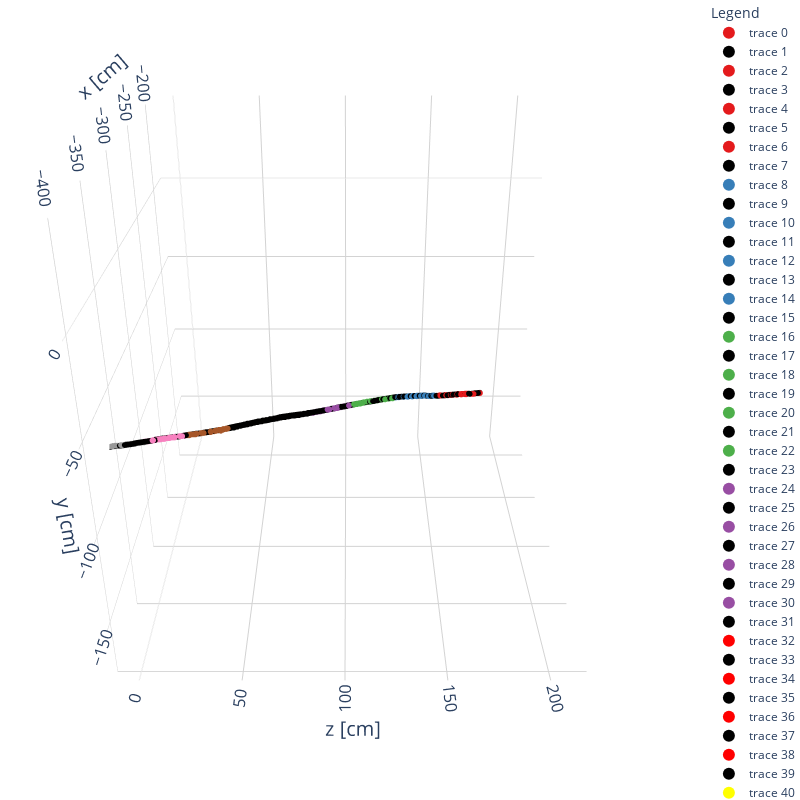

The code cell stored with this chart in its notebook:
### Markdown cell above
Once again, let's take the time to visualize the binning and make sure the segments make sense. The black voxels belong to the local PCA directions, the colored voxels belong to different segments (color = segment id).

### Code cell
import matplotlib.pyplot as plt
trace = []

list_coords, list_pca, list_directions = get_dQdx(selected_muons, closest_points, pca_coordinates, return_pca=True)
cmap = plt.cm.get_cmap('Set1')
n = len(list_coords)
for idx, (coords, pca_axis, direction) in enumerate(zip(list_coords, list_pca, list_directions)):
    trace += scatter_points(coords,
                            markersize=2,
                            color='rgb%s' % str(cmap(idx/n)[:-1]))
    #print(direction[None, :] * coords[:, None])
    #print(cmap(idx/n))
    pca_points = coords[pca_axis.argmin()][None, :] + direction[None, :] * (pca_axis[:, None]-pca_axis.min())
    trace += scatter_points(pca_points,
                           markersize=2,
                           color='black')


fig = go.Figure(data=trace,layout=layout3d(meta=data['meta'], detector_coords=True))
iplot(fig)
